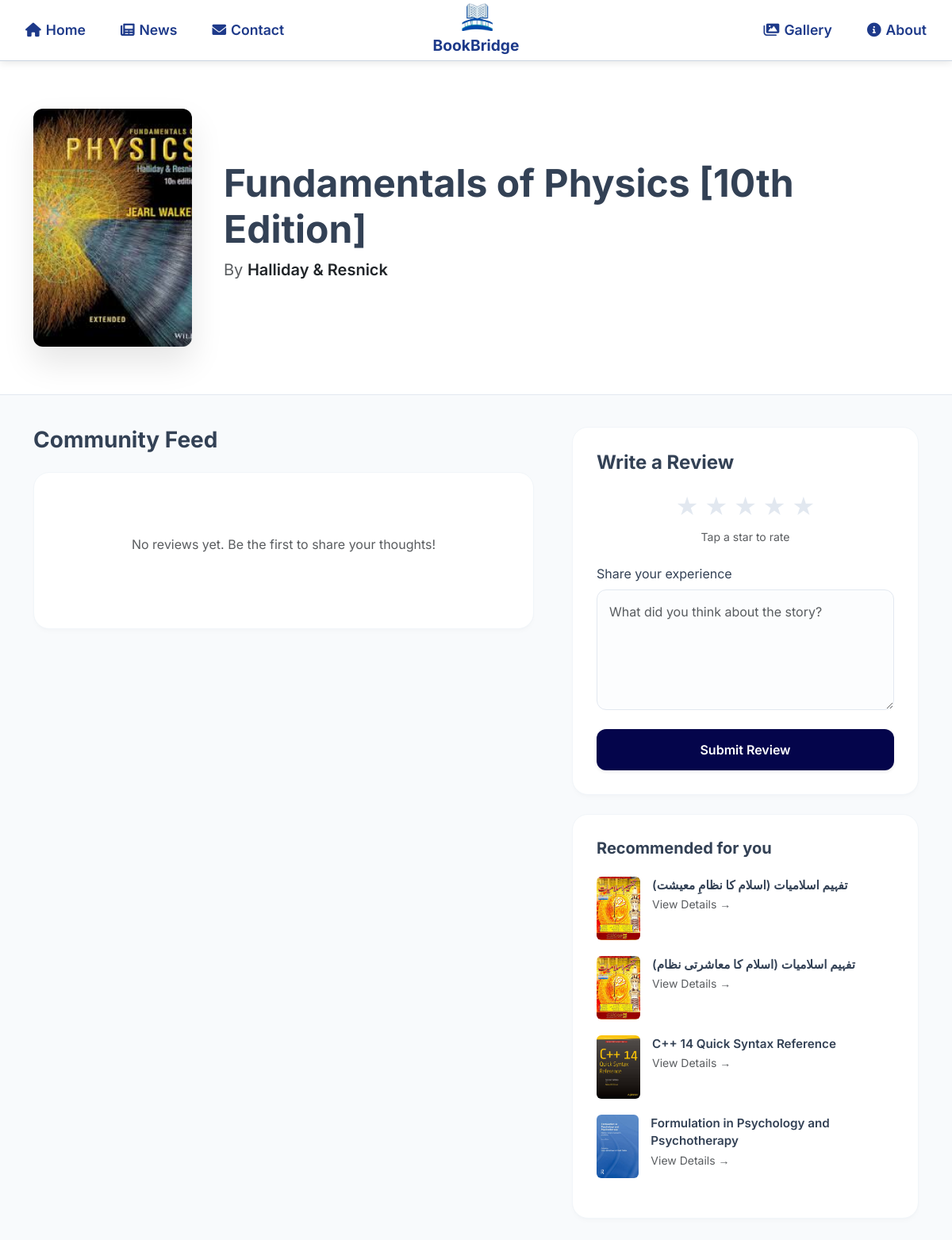
The app's page /rate_submit.php?id=272 with its own data.
### tables this page shows
CREATE TABLE `ebooks` (
  `id` int(11) NOT NULL,
  `title` varchar(255) NOT NULL,
  `author` varchar(100) NOT NULL,
  `category` varchar(50) DEFAULT NULL,
  `file_path` varchar(255) NOT NULL,
  `file_size` varchar(20) DEFAULT NULL,
  `file_type` varchar(20) DEFAULT NULL,
  `description` text DEFAULT NULL,
  `uploaded_by` int(11) DEFAULT NULL,
  `created_at` timestamp NOT NULL DEFAULT current_timestamp(),
  `cover_image` varchar(255) DEFAULT NULL,
  `type` enum('Pastpapers','outlines','ebooks') DEFAULT NULL
);

### rate_submit.php (the view, shortened to what this page needs)
<?php
include 'includes/config.php';
$book_id = isset($_GET['id']) ? (int)$_GET['id'] : 0;
$query = "SELECT id, title, author, category, type, cover_image FROM ebooks WHERE id = $book_id";
$result = mysqli_query($conn, $query);
$book = mysqli_fetch_assoc($result);
$rec_query = "SELECT id, title, cover_image FROM ebooks WHERE id != $book_id ORDER BY RAND() LIMIT 4";
$rec_result = mysqli_query($conn, $rec_query);
$review_query = "SELECT r.rating, r.review, r.reviewed_at
                 FROM reviews_and_ratings r
                 JOIN users u ON r.user_id = u.id
                 WHERE r.book_id = $book_id
                 ORDER BY r.reviewed_at DESC";
$review_result = mysqli_query($conn, $review_query);
?>
<!DOCTYPE html>
<html lang="en">
<head>
    <link rel="stylesheet" href="css/style.css">
    <link rel="stylesheet" href="css/auth.css">
    <link rel="stylesheet" href="https://cdnjs.cloudflare.com/ajax/libs/font-awesome/6.0.0/css/all.min.css">
    <link rel="stylesheet" href="https://cdnjs.cloudflare.com/ajax/libs/bootstrap/5.3.0/css/bootstrap.min.css">
</head>
<body>
    <nav class="auth-navbar">
        <div class="container">
            <a href="login.php" class="auth-logo">
               <img src="uploads/assests/book.png" alt="Library Logo" class="logo-image">
               <span class="navbar-title">BookBridge</span>
            </a>
            <div class="nav-left-links">
                <a href="index.php" class="auth-nav-link">
                    <i class="fas fa-home"></i>
                    <span>Home</span>
                </a>
                <a href="news.php" class="auth-nav-link">
                    <i class="fa-solid fa-newspaper"></i>
                    <span>News</span>
                </a>
                <a href="contact.php" class="auth-nav-link">
                    <i class="fas fa-envelope"></i>
                    <span>Contact</span>
                </a>
            </div>
            <div class="auth-nav-links">
                <a href="gallery.php" class="auth-nav-link">
                    <i class="fas fa-images"></i>
                    <span>Gallery</span>
                </a>
                <a href="about.php" class="auth-nav-link">
                    <i class="fas fa-info-circle"></i>
                    <span>About</span>
                </a>
            </div>
        </div>
    </nav>
    <header class="book-page-header">
        <div class="container">
            <div class="hero-flex">
                <img src="<?php echo htmlspecialchars($book['cover_image']); ?>" alt="Cover" class="main-book-cover">
                <div>
                    <h1 class="fw-bold display-5 mb-2"><?php echo htmlspecialchars($book['title']); ?></h1>
                    <p class="fs-5 text-muted">By <span class="text-dark fw-semibold"><?php echo htmlspecialchars($book['author']); ?></span></p>
                </div>
            </div>
        </div>
    </header>
    <div class="container pb-5">
        <div class="row g-5">
            <div class="col-lg-7">
                <h3 class="fw-bold mb-4">Community Feed</h3>
                <div class="content-card">
                    <?php if (mysqli_num_rows($review_result) > 0): ?>
                        <?php while ($rev = mysqli_fetch_assoc($review_result)): ?>
                            <div class="review-item">
                                <div class="d-flex gap-3">
                                    <div class="user-avatar">
                                        <?php echo strtoupper(substr($rev['username'] ?? 'U', 0, 1)); ?>
                                    </div>
                                    <div class="flex-grow-1">
                                        <div class="d-flex justify-content-between">
                                            <h6 class="mb-1 fw-bold"><?php echo htmlspecialchars($rev['username'] ?? 'User'); ?></h6>
                                            <small class="text-muted"><?php echo date("M d, Y", strtotime($rev['reviewed_at'])); ?></small>
                                        </div>
                                        <div class="mb-2">
                                            <?php for ($i = 1; $i <= 5; $i++): ?>
                                                <span style="color: <?php echo ($i <= $rev['rating']) ? '#fbbf24' : '#e2e8f0'; ?>;">★</span>
                                            <?php endfor; ?>
                                        </div>
                                        <p class="text-secondary mb-0" style="line-height: 1.7;">
                                            <?php echo nl2br(htmlspecialchars($rev['review'])); ?>
                                        </p>
                                    </div>
                                </div>
                            </div>
                        <?php endwhile; ?>
                    <?php else: ?>
                        <div class="text-center py-5">
                            <p class="text-muted">No reviews yet. Be the first to share your thoughts!</p>
                        </div>
                    <?php endif; ?>
                </div>
            </div>
            <div class="col-lg-5">
                <div class="sticky-sidebar">
                    <div class="content-card">
                        <h4 class="fw-bold mb-3">Write a Review</h4>
                        <form action="" method="POST">
                            <div class="mb-4 text-center">
                                <div class="star-rating">
                                    <input type="radio" name="rating" id="star5" value="5" required><label for="star5">★</label>
                                    <input type="radio" name="rating" id="star4" value="4"><label for="star4">★</label>
                                    <input type="radio" name="rating" id="star3" value="3"><label for="star3">★</label>
                                    <input type="radio" name="rating" id="star2" value="2"><label for="star2">★</label>
                                    <input type="radio" name="rating" id="star1" value="1"><label for="star1">★</label>
                                </div>
                                <div class="small text-muted mt-1">Tap a star to rate</div>
                            </div>
                            <div class="mb-4">
                                <label class="form-label fw-600">Share your experience</label>
                                <textarea name="review" rows="5" class="form-control" placeholder="What did you think about the story?" required></textarea>
                            </div>
                            <button type="submit" class="submit-btn shadow-sm">Submit Review</button>
                        </form>
                    </div>
                    <div class="content-card">
                        <h5 class="fw-bold mb-4">Recommended for you</h5>
                        <?php while ($rec = mysqli_fetch_assoc($rec_result)): ?>
                            <a href="rate_submit.php?id=<?php echo $rec['id']; ?>" class="rec-link">
                                <img src="<?php echo htmlspecialchars($rec['cover_image']); ?>" alt="Book">
                                <div>
                                    <p class="title"><?php echo htmlspecialchars($rec['title']); ?></p>
                                    <span class="text-muted small">View Details →</span>
                                </div>
                            </a>
                        <?php endwhile; ?>
                    </div>
                </div>
            </div>
        </div>
    </div>
</body>
</html>

### css/style.css (style rules this page uses)
:root { --primary-color: #1E3A8A; --primary-light: #3B82F6; --primary-dark: #1E40AF; --secondary-color: #E0F2FE; --accent-color: #14B8A6; --success-color: #22C55E; --warning-color: #F59E0B; --danger-color: #EF4444; --text-color: #0F172A; --text-light: #64748B; --white: #FFFFFF; --gray-100: #F1F5F9; --gray-200: #E2E8F0; --gray-300: #CBD5E1; --gray-400: #94A3B8; --gray-500: #64748B; --border-radius: 10px; --box-shadow: 0 6px 16px rgba(30, 58, 138, 0.15); --transition: all 0.3s ease-in-out; }
* { margin: 0; padding: 0; box-sizing: border-box; }
body { font-family: 'Segoe UI', Tahoma, Geneva, Verdana, sans-serif; line-height: 1.6; color: var(--text-color); background-color: var(--secondary-color); }
a { text-decoration: none; color: var(--primary-color); transition: var(--transition); }
img { max-width: 100%; }
.container { width: 100%; max-width: 1200px; margin: 0 auto; padding: 0 15px; }
.text-center { text-align: center; }
.logo-image { vertical-align: middle; }
.row { display: flex; flex-wrap: wrap; margin: 0 -15px; }
.form-control { width: 100%; padding: 12px; border: 2px solid var(--gray-300); border-radius: var(--border-radius); font-size: 1em; transition: var(--transition); background-color: var(--white); box-sizing: border-box; }
.mt-1 { margin-top: 0.25rem; }
.mb-2 { margin-bottom: 0.5rem; }
.mb-3 { margin-bottom: 1rem; }
.mb-4 { margin-bottom: 1.5rem; }

### css/auth.css (style rules this page uses)
.auth-navbar { top: 0; left: 0; right: 0; background: rgba(255, 255, 255, 0.95); backdrop-filter: blur(10px); border-bottom: 1px solid var(--gray-300); padding: 4px 0; box-shadow: 0 2px 10px rgba(0, 0, 0, 0.1); }
.auth-navbar .container { display: flex; justify-content: center; align-items: center; max-width: 1200px; margin: 0 auto; padding: 0 20px; position: relative; }
.auth-logo { display: flex; align-items: center; gap: 4px; font-size: 1.2em; font-weight: 700; color: var(--primary-color); text-decoration: none; flex-direction: column; }
.auth-logo img { width: 45px; height: 35px; object-fit: cover; }
.auth-nav-links { position: absolute; right: 20px; top: 50%; transform: translateY(-50%); display: flex; gap: 20px; }
.nav-left-links { position: absolute; left: 20px; top: 50%; transform: translateY(-50%); display: flex; gap: 20px; }
.auth-nav-links { display: flex; gap: 20px; align-items: center; transform: translateY(-50%); }
.auth-nav-link { color: var(--primary-color); text-decoration: none; font-weight: 600; padding: 6px 12px; border-radius: var(--border-radius); transition: var(--transition); display: flex; align-items: center; gap: 6px; font-size: 1.1em; }

### rate_submit.php (style rules this page uses)
body { background-color: #f8fafc; font-family: 'Inter', sans-serif; color: #334155; }
.book-page-header { background: #ffffff; border-bottom: 1px solid #e2e8f0; padding: 60px 0; margin-bottom: 40px; }
.hero-flex { display: flex; gap: 40px; align-items: center; }
.main-book-cover { width: 200px; height: 300px; object-fit: cover; border-radius: 12px; box-shadow: 0 20px 40px rgba(0,0,0,0.1); }
.content-card { background: #ffffff; border-radius: 20px; padding: 30px; box-shadow: 0 4px 6px -1px rgba(0,0,0,0.02), 0 2px 4px -1px rgba(0,0,0,0.01); border: 1px solid #f1f5f9; margin-bottom: 24px; }
.sticky-sidebar { position: sticky; top: 20px; }
.star-rating { direction: rtl; display: inline-flex; gap: 8px; }
.star-rating label { font-size: 32px; color: #e2e8f0; cursor: pointer; transition: color 0.2s; }
.form-control { border-radius: 12px; padding: 15px; border: 1px solid #e2e8f0; background-color: #fcfdfe; }
.submit-btn { background: #04054b; color: #fff; padding: 14px; border-radius: 12px; font-weight: 600; width: 100%; border: none; transition: 0.3s; }
.rec-link { display: flex; gap: 15px; text-decoration: none; color: inherit; margin-bottom: 20px; }
.rec-link img { width: 55px; height: 80px; border-radius: 6px; object-fit: cover; }
.rec-link .title { font-weight: 600; font-size: 0.95rem; margin: 0; }

### records on screen
ebooks: cover_image (picture), title "Fundamentals of Physics [10th Edition]", author "Halliday & Resnick"
ebooks: cover_image (picture), title "تفہیم اسلامیات (اسلام کا نظامِ معیشت)"
ebooks: cover_image (picture), title "تفہیم اسلامیات (اسلام کا معاشرتی نظام)"
ebooks: cover_image (picture), title "C++ 14 Quick Syntax Reference"
ebooks: cover_image (picture), title "Formulation in Psychology and Psychotherapy"
